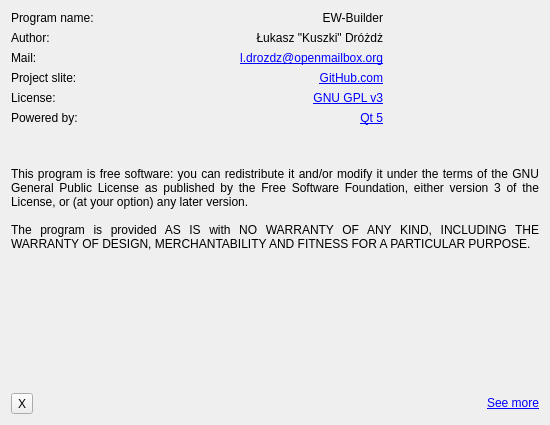
<?xml version="1.0" encoding="UTF-8"?>
<ui version="4.0">
 <class>AboutDialog</class>
 <widget class="QDialog" name="AboutDialog">
  <property name="geometry">
   <rect>
    <x>0</x>
    <y>0</y>
    <width>550</width>
    <height>425</height>
   </rect>
  </property>
  <property name="minimumSize">
   <size>
    <width>550</width>
    <height>425</height>
   </size>
  </property>
  <property name="windowTitle">
   <string>About</string>
  </property>
  <property name="windowIcon">
   <iconset theme="help-about">
    <normaloff>.</normaloff>.</iconset>
  </property>
  <layout class="QGridLayout" name="gridLayout">
   <item row="3" column="0">
    <widget class="QToolButton" name="Close">
     <property name="text">
      <string>X</string>
     </property>
     <property name="icon">
      <iconset theme="exit">
       <normaloff>.</normaloff>.</iconset>
     </property>
     <property name="toolButtonStyle">
      <enum>Qt::ToolButtonTextOnly</enum>
     </property>
    </widget>
   </item>
   <item row="0" column="3">
    <widget class="QLabel" name="labelLogo">
     <property name="sizePolicy">
      <sizepolicy hsizetype="Fixed" vsizetype="Fixed">
       <horstretch>0</horstretch>
       <verstretch>0</verstretch>
      </sizepolicy>
     </property>
     <property name="minimumSize">
      <size>
       <width>150</width>
       <height>150</height>
      </size>
     </property>
     <property name="maximumSize">
      <size>
       <width>150</width>
       <height>150</height>
      </size>
     </property>
     <property name="pixmap">
      <pixmap resource="resources.qrc">:/icon/logo</pixmap>
     </property>
     <property name="scaledContents">
      <bool>true</bool>
     </property>
    </widget>
   </item>
   <item row="0" column="0" colspan="3">
    <layout class="QFormLayout" name="infoLayout">
     <item row="0" column="0">
      <widget class="QLabel" name="labelName">
       <property name="text">
        <string>Program name:</string>
       </property>
      </widget>
     </item>
     <item row="0" column="1">
      <widget class="QLabel" name="Name">
       <property name="text">
        <string notr="true">EW-Builder</string>
       </property>
       <property name="alignment">
        <set>Qt::AlignRight|Qt::AlignTrailing|Qt::AlignVCenter</set>
       </property>
      </widget>
     </item>
     <item row="1" column="0">
      <widget class="QLabel" name="labelAuthor">
       <property name="text">
        <string>Author:</string>
       </property>
      </widget>
     </item>
     <item row="1" column="1">
      <widget class="QLabel" name="Author">
       <property name="text">
        <string notr="true">Łukasz &quot;Kuszki&quot; Dróżdż</string>
       </property>
       <property name="alignment">
        <set>Qt::AlignRight|Qt::AlignTrailing|Qt::AlignVCenter</set>
       </property>
      </widget>
     </item>
     <item row="2" column="0">
      <widget class="QLabel" name="labelMail">
       <property name="text">
        <string>Mail:</string>
       </property>
      </widget>
     </item>
     <item row="2" column="1">
      <widget class="QLabel" name="Mail">
       <property name="text">
        <string notr="true">&lt;a href=&quot;l.drozdz@openmailbox.org&quot;&gt;l.drozdz@openmailbox.org&lt;/a&gt;</string>
       </property>
       <property name="alignment">
        <set>Qt::AlignRight|Qt::AlignTrailing|Qt::AlignVCenter</set>
       </property>
       <property name="openExternalLinks">
        <bool>true</bool>
       </property>
      </widget>
     </item>
     <item row="3" column="0">
      <widget class="QLabel" name="labelSlite">
       <property name="text">
        <string>Project slite:</string>
       </property>
      </widget>
     </item>
     <item row="3" column="1">
      <widget class="QLabel" name="Slite">
       <property name="text">
        <string notr="true">&lt;a href=&quot;https://github.com/Kuszki/EW-Builder&quot;&gt;GitHub.com&lt;/a&gt;</string>
       </property>
       <property name="alignment">
        <set>Qt::AlignRight|Qt::AlignTrailing|Qt::AlignVCenter</set>
       </property>
       <property name="openExternalLinks">
        <bool>true</bool>
       </property>
      </widget>
     </item>
     <item row="4" column="0">
      <widget class="QLabel" name="labelLicense">
       <property name="text">
        <string>License:</string>
       </property>
      </widget>
     </item>
     <item row="4" column="1">
      <widget class="QLabel" name="License">
       <property name="text">
        <string notr="true">&lt;a href=&quot;http://www.gnu.org/licenses/gpl-3.0.en.html&quot;&gt;GNU GPL v3&lt;/a&gt;</string>
       </property>
       <property name="alignment">
        <set>Qt::AlignRight|Qt::AlignTrailing|Qt::AlignVCenter</set>
       </property>
       <property name="openExternalLinks">
        <bool>true</bool>
       </property>
      </widget>
     </item>
     <item row="5" column="0">
      <widget class="QLabel" name="labelPowered">
       <property name="text">
        <string>Powered by:</string>
       </property>
      </widget>
     </item>
     <item row="5" column="1">
      <widget class="QLabel" name="Powered">
       <property name="text">
        <string notr="true">&lt;a href=&quot;http://www.qt.io/&quot;&gt;Qt 5&lt;/a&gt;</string>
       </property>
       <property name="alignment">
        <set>Qt::AlignRight|Qt::AlignTrailing|Qt::AlignVCenter</set>
       </property>
       <property name="openExternalLinks">
        <bool>true</bool>
       </property>
      </widget>
     </item>
    </layout>
   </item>
   <item row="1" column="0" colspan="4">
    <widget class="QLabel" name="Info">
     <property name="text">
      <string>This program is free software: you can redistribute it and/or modify it under the terms of the GNU General Public License as published by the Free Software Foundation, either version 3 of the License, or (at your option) any later version.

The program is provided AS IS with NO WARRANTY OF ANY KIND, INCLUDING THE WARRANTY OF DESIGN, MERCHANTABILITY AND FITNESS FOR A PARTICULAR PURPOSE.</string>
     </property>
     <property name="alignment">
      <set>Qt::AlignJustify|Qt::AlignVCenter</set>
     </property>
     <property name="wordWrap">
      <bool>true</bool>
     </property>
    </widget>
   </item>
   <item row="3" column="1" colspan="3">
    <widget class="QLabel" name="More">
     <property name="text">
      <string>&lt;a href=&quot;http://www.fsf.org/&quot;&gt;See more&lt;/a&gt;</string>
     </property>
     <property name="alignment">
      <set>Qt::AlignRight|Qt::AlignTrailing|Qt::AlignVCenter</set>
     </property>
     <property name="openExternalLinks">
      <bool>true</bool>
     </property>
    </widget>
   </item>
   <item row="2" column="0" colspan="4">
    <spacer name="verticalSpacer">
     <property name="orientation">
      <enum>Qt::Vertical</enum>
     </property>
     <property name="sizeHint" stdset="0">
      <size>
       <width>0</width>
       <height>0</height>
      </size>
     </property>
    </spacer>
   </item>
  </layout>
 </widget>
 <tabstops>
  <tabstop>Close</tabstop>
 </tabstops>
 <resources>
  <include location="resources.qrc"/>
 </resources>
 <connections>
  <connection>
   <sender>Close</sender>
   <signal>clicked()</signal>
   <receiver>AboutDialog</receiver>
   <slot>reject()</slot>
   <hints>
    <hint type="sourcelabel">
     <x>46</x>
     <y>374</y>
    </hint>
    <hint type="destinationlabel">
     <x>46</x>
     <y>580</y>
    </hint>
   </hints>
  </connection>
 </connections>
</ui>
